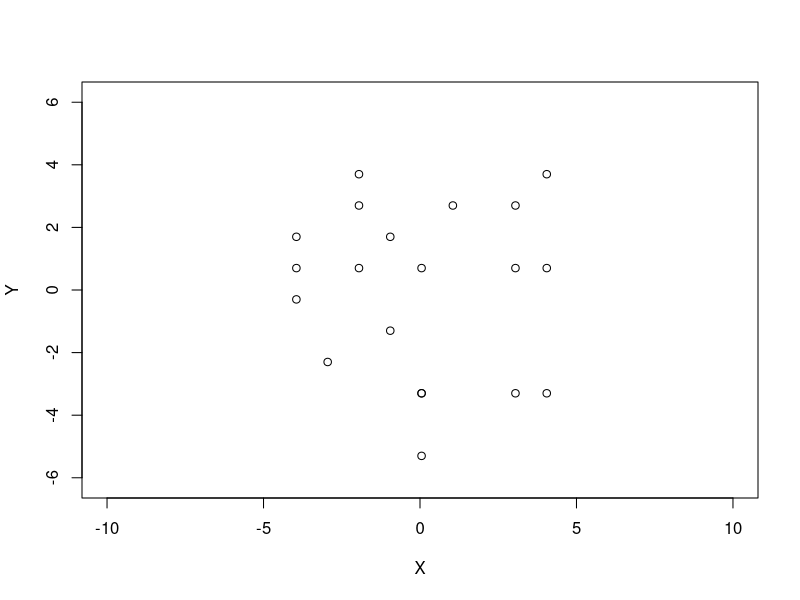
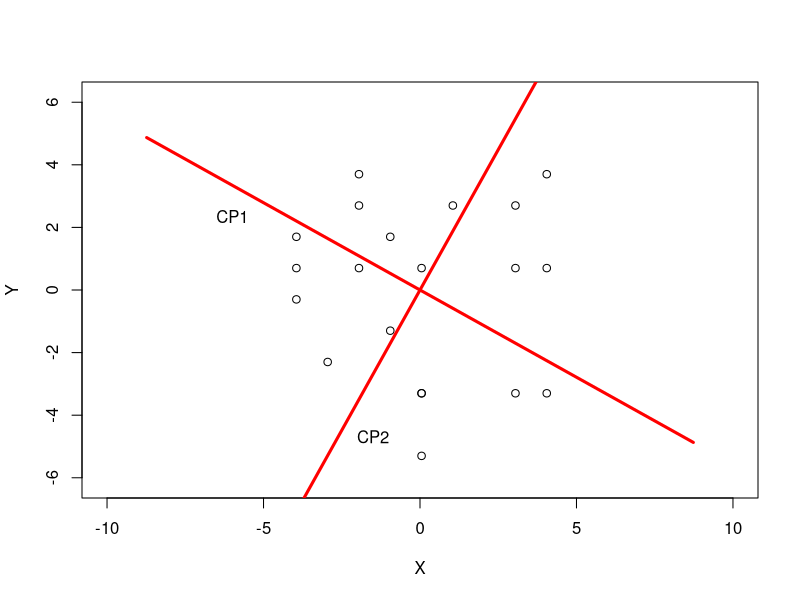
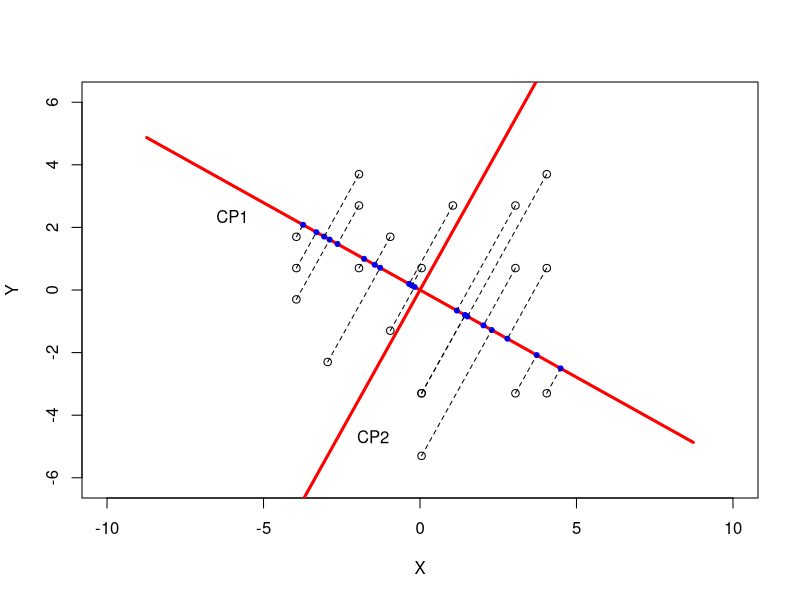
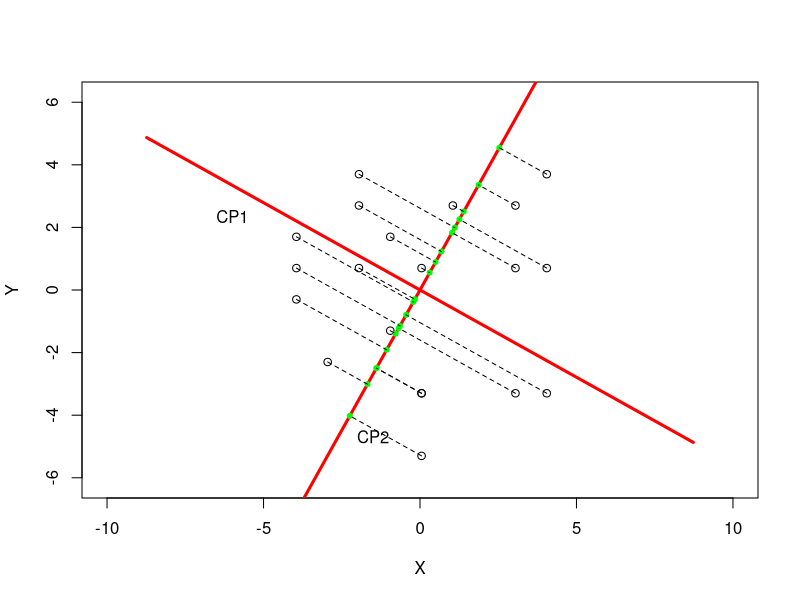
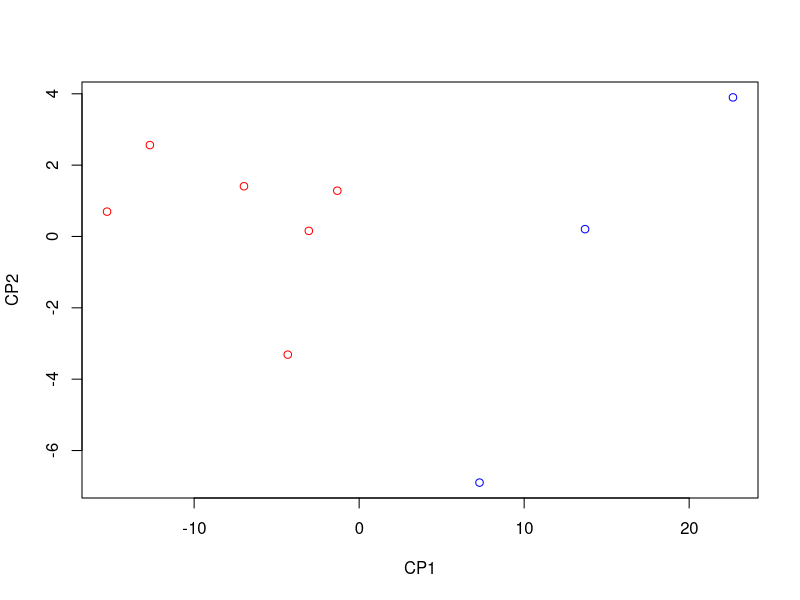
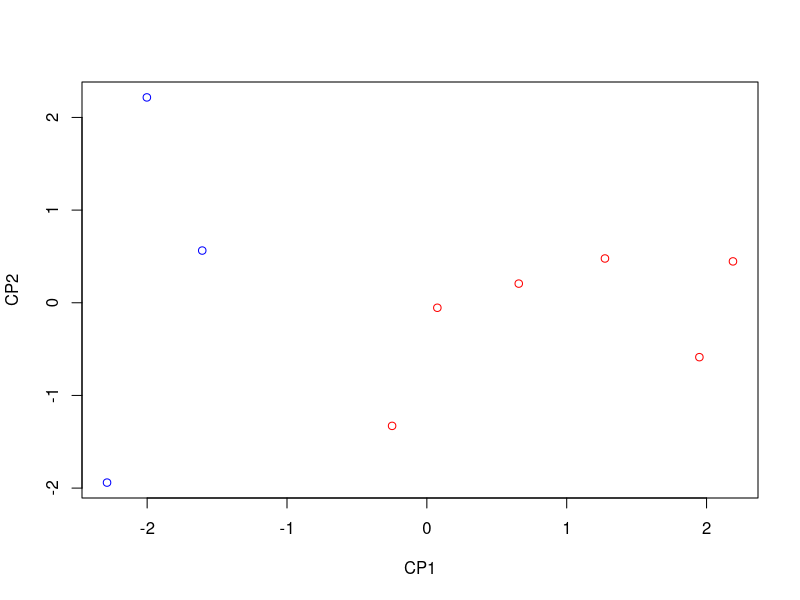
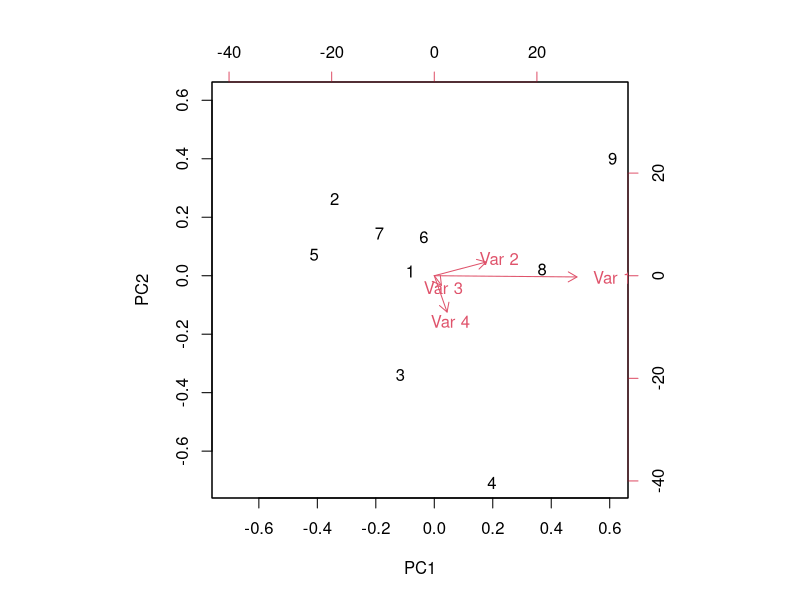

R code for these plots, in order:
## ---- chunk 1
write_matex <- function(x) {
  begin <- "\\left(\\begin{matrix}"
  end <- "\\end{matrix}\\right)"
  X <-
    apply(x, 1, function(x) {
      paste(
        paste(x, collapse = "&"),
        "\\\\"
      )
    })
  paste(c(begin, X, end), collapse = "")
}


write_matex2 <- function(x) {
  begin <- "\\begin{bmatrix}"
  end <- "\\end{bmatrix}"
  X <-
    apply(x, 1, function(x) {
      paste(
        paste(x, collapse = "&"),
        "\\\\"
      )
    })
  paste(c(begin, X, end), collapse = "")
}

write_matex3 <- function(x) {
  begin <- "\\begin{vmatrix}"
  end <- "\\end{vmatrix}"
  X <-
    apply(x, 1, function(x) {
      paste(
        paste(x, collapse = "&"),
        "\\\\"
      )
    })
  paste(c(begin, X, end), collapse = "")
}
options(scipen=999)
## ---- chunk 2
n=20
m=10
#xx <- c(-10,10)
#yy <- c(-6,6)
#par(mar=c(0,0,0,0))
#plot(xx,yy,ann=F,type='n')
#dades=matrix(sample(1:m,2*n,replace=TRUE),n,2)
dades=data.frame(V1=c( 8 , 3 , 5 , 5 , 6 , 4 , 5 , 9 , 3 , 4, 2, 1, 8, 9, 1, 1, 5, 3, 8, 9
),V2=c(3,7,3,3,9,5,1,7,10, 8, 4, 8, 7, 3, 7, 6, 7, 9, 9, 10))
dades=as.matrix(dades)
Hn=matrix(-1/n,n,n)
diag(Hn)=rep(1-1/n,n)
dades.cent=Hn%*%dades
plot(dades.cent,asp=1,xlab="X",ylab="Y",xlim=c(-10,10),ylim=c(-5.5,5.5))
## ---- chunk 3
n=20
m=10
#xx <- c(-10,10)
#yy <- c(-6,6)
#par(mar=c(0,0,0,0))
#plot(xx,yy,ann=F,type='n')
#dades=matrix(sample(1:m,2*n,replace=TRUE),n,2)
Hn=matrix(-1/n,n,n)
diag(Hn)=rep(1-1/n,n)
dades.cent=Hn%*%dades
plot(dades.cent,asp=1,xlab="X",ylab="Y",xlim=c(-10,10),ylim=c(-5.5,5.5))
estudi.acp=prcomp(dades,scale.=FALSE)
direccions=estudi.acp$rotation
m.cov=t(dades.cent)%*%dades.cent
vaps=eigen(m.cov)$values
veps=eigen(m.cov)$vectors
mag=10
lines(c(0,mag*direccions[1,1]),c(0,mag*direccions[2,1]),col="red",lwd=3)
lines(c(0,mag*direccions[1,2]),c(0,mag*direccions[2,2]),col="red",lwd=3)
lines(c(0,-mag*direccions[1,1]),c(0,-mag*direccions[2,1]),col="red",lwd=3)
lines(c(0,-mag*direccions[1,2]),c(0,-mag*direccions[2,2]),col="red",lwd=3)
xaux=-6
text(xaux,direccions[2,1]*xaux/direccions[1,1]-1,"CP1",cex=1)
xaux=-1.5
text(xaux,direccions[2,2]*xaux/direccions[1,2]-2,"CP2",cex=1)
## ---- chunk 4
n=20
m=10
#xx <- c(-10,10)
#yy <- c(-6,6)
#par(mar=c(0,0,0,0))
#plot(xx,yy,ann=F,type='n')
#dades=matrix(sample(1:m,2*n,replace=TRUE),n,2)
Hn=matrix(-1/n,n,n)
diag(Hn)=rep(1-1/n,n)
dades.cent=Hn%*%dades
plot(dades.cent,asp=1,xlab="X",ylab="Y",xlim=c(-10,10),ylim=c(-5.5,5.5))
estudi.acp=prcomp(dades,scale.=FALSE)
direccions=estudi.acp$rotation
m.cov=t(dades.cent)%*%dades.cent
vaps=eigen(m.cov)$values
veps=eigen(m.cov)$vectors
mag=10
lines(c(0,mag*direccions[1,1]),c(0,mag*direccions[2,1]),col="red",lwd=3)
lines(c(0,mag*direccions[1,2]),c(0,mag*direccions[2,2]),col="red",lwd=3)
lines(c(0,-mag*direccions[1,1]),c(0,-mag*direccions[2,1]),col="red",lwd=3)
lines(c(0,-mag*direccions[1,2]),c(0,-mag*direccions[2,2]),col="red",lwd=3)
xaux=-6
text(xaux,direccions[2,1]*xaux/direccions[1,1]-1,"CP1",cex=1)
xaux=-1.5
text(xaux,direccions[2,2]*xaux/direccions[1,2]-2,"CP2",cex=1)
#arrows(0,0,mag*direccions[1,1],mag*direccions[2,1],col="red",lwd=3)
#arrows(0,0,mag*direccions[1,2],mag*direccions[2,2],col="red",lwd=3)
#arrows(0,0,-mag*direccions[1,1],-mag*direccions[2,1],col="red",lwd=3)
#arrows(0,0,-mag*direccions[1,2],-mag*direccions[2,2],col="red",lwd=3)
proj.ort=function(x0,y0,v1,v2,b){m=v2/v1;x1=(m*y0+x0-m*b)/(m^2+1);
                        y1=(m^2*y0+m*x0+b)/(m^2+1);return(c(x1,y1))}
#projecció sobre CP1
for (i in 1:dim(dades)[1]){
  aux=proj.ort(dades.cent[i,1],dades.cent[i,2],veps[1,1],veps[2,1],0)
  points(aux[1],aux[2],pch=20,col="blue")
  lines(c(dades.cent[i,1],aux[1]),c(dades.cent[i,2],aux[2]),lty=2)
}
## ---- chunk 5
n=20
m=10
#xx <- c(-10,10)
#yy <- c(-6,6)
#par(mar=c(0,0,0,0))
#plot(xx,yy,ann=F,type='n')
#dades=matrix(sample(1:m,2*n,replace=TRUE),n,2)
Hn=matrix(-1/n,n,n)
diag(Hn)=rep(1-1/n,n)
dades.cent=Hn%*%dades
plot(dades.cent,asp=1,xlab="X",ylab="Y",xlim=c(-10,10),ylim=c(-5.5,5.5))
estudi.acp=prcomp(dades,scale.=FALSE)
direccions=estudi.acp$rotation
m.cov=t(dades.cent)%*%dades.cent
vaps=eigen(m.cov)$values
veps=eigen(m.cov)$vectors
mag=10
lines(c(0,mag*direccions[1,1]),c(0,mag*direccions[2,1]),col="red",lwd=3)
lines(c(0,mag*direccions[1,2]),c(0,mag*direccions[2,2]),col="red",lwd=3)
lines(c(0,-mag*direccions[1,1]),c(0,-mag*direccions[2,1]),col="red",lwd=3)
lines(c(0,-mag*direccions[1,2]),c(0,-mag*direccions[2,2]),col="red",lwd=3)
xaux=-6
text(xaux,direccions[2,1]*xaux/direccions[1,1]-1,"CP1",cex=1)
xaux=-1.5
text(xaux,direccions[2,2]*xaux/direccions[1,2]-2,"CP2",cex=1)
#arrows(0,0,mag*direccions[1,1],mag*direccions[2,1],col="red",lwd=3)
#arrows(0,0,mag*direccions[1,2],mag*direccions[2,2],col="red",lwd=3)
#arrows(0,0,-mag*direccions[1,1],-mag*direccions[2,1],col="red",lwd=3)
#arrows(0,0,-mag*direccions[1,2],-mag*direccions[2,2],col="red",lwd=3)
proj.ort=function(x0,y0,v1,v2,b){m=v2/v1;x1=(m*y0+x0-m*b)/(m^2+1);
                        y1=(m^2*y0+m*x0+b)/(m^2+1);return(c(x1,y1))}
#projecció sobre CP2
for (i in 1:dim(dades)[1]){
  aux=proj.ort(dades.cent[i,1],dades.cent[i,2],veps[1,2],veps[2,2],0)
  points(aux[1],aux[2],pch=20,col="green")
  lines(c(dades.cent[i,1],aux[1]),c(dades.cent[i,2],aux[2]),lty=2)
}
## ---- chunk 6
library(xtable)
X=matrix(c(1,1,2,3,-1,0,3,0,3,3,0,1),4,3)
n=4
H4=matrix(-1/n,n,n)
diag(H4)=rep(1-1/n,n)
Xtilde=H4%*%X
## ---- chunk 7
m.cov=(1/n)*t(Xtilde)%*%Xtilde
vaps=eigen(m.cov)$values
veps=eigen(m.cov)$vectors
## ---- chunk 8
CP=Xtilde%*%veps
## ---- chunk 9
cp.cov = cov(CP)*(n-1)/n
## ---- chunk 10
nens=matrix(c(78,48.2,2.75,29.5, 69,45.5,2.15,26.3,
77,46.3,4.41,32.2, 88,49,5.52,36.5,67,43,3.21,27.2,
80,48,4.32,27.7, 74,48,2.31,28.3, 94,53,4.3,30.3,
102,58,3.71,28),9,4,byrow=T)
n=9
H9=matrix(-1/n,n,n)
diag(H9)=rep(1-1/n,n)
nens.cent=H9%*%nens
cov.nens=(1/n)*t(nens.cent)%*%nens.cent
vaps.nens=eigen(cov.nens)$values
veps.nens=eigen(cov.nens)$vectors
## ---- chunk 11
signe=function(x){ifelse(x>0,"+","-")}
signe0=function(x){ifelse(x>0,"","-")}
## ---- chunk 12
CP.nens=nens.cent%*%veps.nens
## ---- chunk 13
cp.nens.cov = cov(CP.nens)*(n-1)/n
## ---- chunk 14
sexe=c("nina","nina","nina","nin","nina","nina","nina","nin","nin")
plot(CP.nens[,1],CP.nens[,2],xlab="CP1",ylab="CP2",col=ifelse(sexe=="nin","blue","red"))
## ---- chunk 15
aux=apply(nens,2,sd)
aux=aux*sqrt((n-1)/n)
Z=nens.cent%*%diag(1/aux)
## ---- chunk 16
vaps.nens=eigen(cor(nens))$values
veps.nens=eigen(cor(nens))$vectors
## ---- chunk 17
CP.nens=Z%*%veps.nens
## ---- chunk 18
cp.nens.cor = cor(CP.nens)
## ---- chunk 19
sexe=c("nina","nina","nina","nin","nina","nina","nina","nin","nin")
plot(CP.nens[,1],CP.nens[,2],xlab="CP1",ylab="CP2",col=ifelse(sexe=="nin","blue","red"))
## ---- chunk 20
XtX=t(nens.cent)%*%nens.cent
XXt=nens.cent%*%t(nens.cent)
l2=eigen(XtX)$values
m.u=eigen(XXt)$vectors[,1:4]
m.v=eigen(XtX)$vectors
m.Sigma=diag(sqrt(l2))
## ---- chunk 21
n=9
H9=matrix(-1/n,n,n)
diag(H9)=rep(1-1/n,n)
nens.cent=H9%*%nens
cov.nens=(1/n)*t(nens.cent)%*%nens.cent
vaps.nens=eigen(cov.nens)$values
veps.nens=eigen(cov.nens)$vectors
CP.nens=nens.cent%*%veps.nens
sigma=diag(svd(nens.cent)$d)
m.v2=sigma%*%t(veps.nens)
estudi.acp=prcomp(nens.cent)
## ---- chunk 22
coor.nens.biplot = CP.nens[,1:2]%*%diag(c(1/sqrt(sum(CP.nens[,1]^2)), 
1/sqrt(sum(CP.nens[,2]^2))))
## ---- chunk 23
biplot(estudi.acp)
